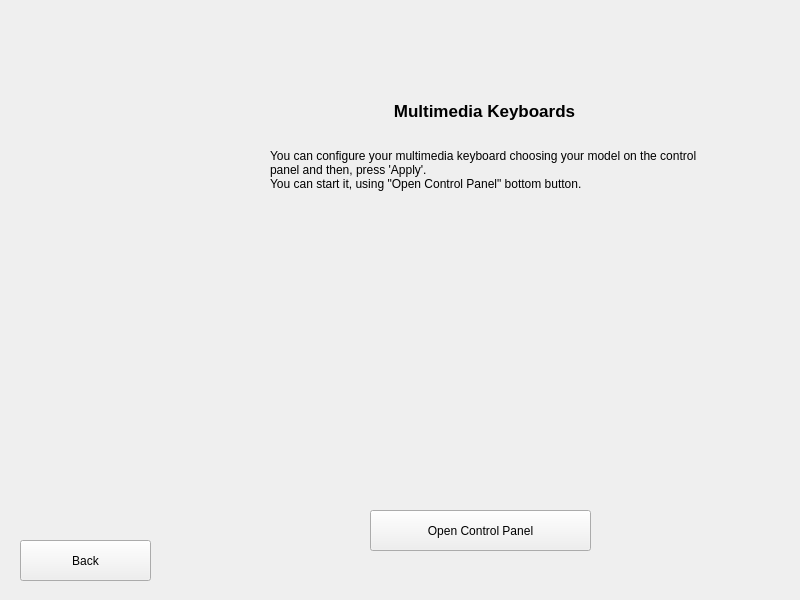
<ui version="4.0" >
 <class>FormTeclatsMultimedia</class>
 <widget class="QWidget" name="FormTeclatsMultimedia" >
  <property name="geometry" >
   <rect>
    <x>0</x>
    <y>0</y>
    <width>800</width>
    <height>600</height>
   </rect>
  </property>
  <property name="minimumSize" >
   <size>
    <width>800</width>
    <height>600</height>
   </size>
  </property>
  <property name="windowTitle" >
   <string>Form</string>
  </property>
  <widget class="QLabel" name="label_2" >
   <property name="geometry" >
    <rect>
     <x>0</x>
     <y>0</y>
     <width>800</width>
     <height>600</height>
    </rect>
   </property>
   <property name="text" >
    <string/>
   </property>
   <property name="pixmap" >
    <pixmap>../../../../../usr/share/kademar/utils/cadi/img/bg/cadi.png</pixmap>
   </property>
   <property name="scaledContents" >
    <bool>true</bool>
   </property>
  </widget>
  <widget class="QStackedWidget" name="pageWidget" >
   <property name="geometry" >
    <rect>
     <x>240</x>
     <y>80</y>
     <width>491</width>
     <height>481</height>
    </rect>
   </property>
   <property name="currentIndex" >
    <number>0</number>
   </property>
   <widget class="QWidget" name="software" >
    <widget class="QLabel" name="label_4" >
     <property name="geometry" >
      <rect>
       <x>9</x>
       <y>20</y>
       <width>471</width>
       <height>21</height>
      </rect>
     </property>
     <property name="font" >
      <font>
       <pointsize>13</pointsize>
       <weight>75</weight>
       <bold>true</bold>
      </font>
     </property>
     <property name="text" >
      <string>Multimedia Keyboards</string>
     </property>
     <property name="alignment" >
      <set>Qt::AlignCenter</set>
     </property>
    </widget>
    <widget class="QLabel" name="label" >
     <property name="geometry" >
      <rect>
       <x>30</x>
       <y>49</y>
       <width>441</width>
       <height>81</height>
      </rect>
     </property>
     <property name="text" >
      <string>You can configure your multimedia keyboard choosing your model on the control panel and then, press 'Apply'.
You can start it, using "Open Control Panel" bottom button.</string>
     </property>
     <property name="wordWrap" >
      <bool>true</bool>
     </property>
    </widget>
    <widget class="QLabel" name="l_logo_blth" >
     <property name="geometry" >
      <rect>
       <x>80</x>
       <y>140</y>
       <width>321</width>
       <height>270</height>
      </rect>
     </property>
     <property name="text" >
      <string/>
     </property>
     <property name="pixmap" >
      <pixmap>../../../../../usr/share/kademar/utils/cadi/img/kcontrol_teclats.png</pixmap>
     </property>
    </widget>
    <widget class="QPushButton" name="b_keyboard" >
     <property name="geometry" >
      <rect>
       <x>130</x>
       <y>430</y>
       <width>221</width>
       <height>41</height>
      </rect>
     </property>
     <property name="text" >
      <string>Open Control Panel</string>
     </property>
     <property name="icon" >
      <iconset>
       <normaloff>../../../../../usr/share/kademar/utils/cadi/img/kcontrol.png</normaloff>../../../../../usr/share/kademar/utils/cadi/img/kcontrol.png</iconset>
     </property>
     <property name="iconSize" >
      <size>
       <width>32</width>
       <height>32</height>
      </size>
     </property>
    </widget>
    <zorder>label_4</zorder>
    <zorder>label</zorder>
    <zorder>b_keyboard</zorder>
    <zorder>l_logo_blth</zorder>
   </widget>
  </widget>
  <widget class="QLabel" name="label_3" >
   <property name="geometry" >
    <rect>
     <x>20</x>
     <y>10</y>
     <width>90</width>
     <height>90</height>
    </rect>
   </property>
   <property name="text" >
    <string/>
   </property>
   <property name="pixmap" >
    <pixmap>../../../../../usr/share/kademar/utils/cadi/img/kademar.png</pixmap>
   </property>
   <property name="scaledContents" >
    <bool>true</bool>
   </property>
  </widget>
  <widget class="QPushButton" name="b_sortir" >
   <property name="geometry" >
    <rect>
     <x>20</x>
     <y>540</y>
     <width>131</width>
     <height>41</height>
    </rect>
   </property>
   <property name="text" >
    <string>Back</string>
   </property>
   <property name="icon" >
    <iconset>
     <normaloff>../../../../../usr/share/kademar/utils/cadi/img/enrera.png</normaloff>../../../../../usr/share/kademar/utils/cadi/img/enrera.png</iconset>
   </property>
  </widget>
 </widget>
 <resources/>
 <connections/>
</ui>
